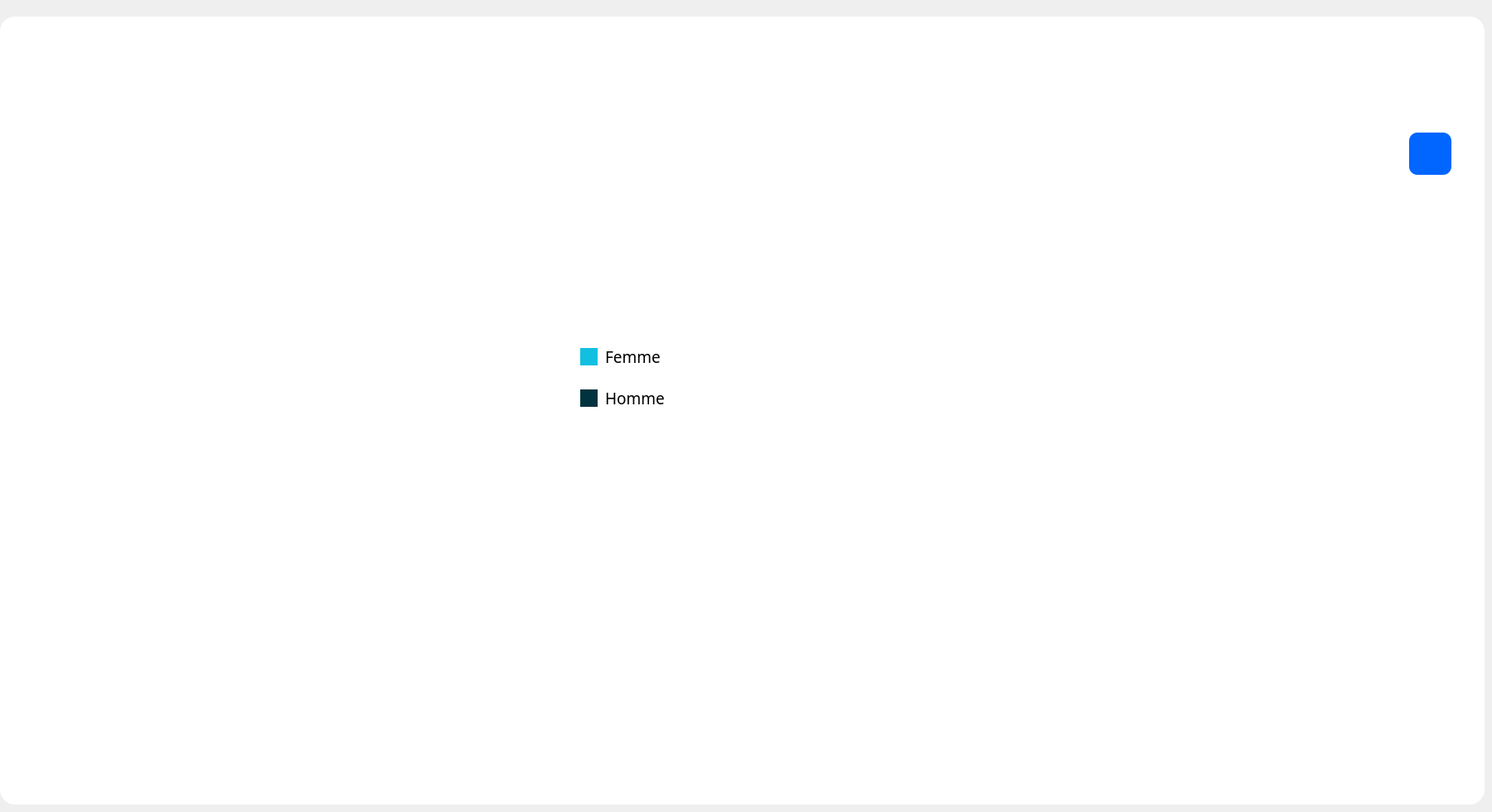
      <widget class="QWidget" name="tab_statistique">
       <attribute name="icon">
        <iconset resource="D:/volve/untitled22/res.qrc">
         <normaloff>:/icon/icons/icons8-chart-50.png</normaloff>:/icon/icons/icons8-chart-50.png</iconset>
       </attribute>
       <attribute name="title">
        <string>Statistiques</string>
       </attribute>
       <widget class="QFrame" name="frame_9">
        <property name="geometry">
         <rect>
          <x>0</x>
          <y>20</y>
          <width>1791</width>
          <height>951</height>
         </rect>
        </property>
        <property name="styleSheet">
         <string notr="true">border-radius:18px;
background:white;
</string>
        </property>
        <property name="frameShape">
         <enum>QFrame::StyledPanel</enum>
        </property>
        <property name="frameShadow">
         <enum>QFrame::Raised</enum>
        </property>
        <widget class="QLabel" name="lab_chart_pie">
         <property name="geometry">
          <rect>
           <x>130</x>
           <y>100</y>
           <width>731</width>
           <height>600</height>
          </rect>
         </property>
         <property name="font">
          <font>
           <family>Yu Gothic UI Semibold</family>
           <pointsize>11</pointsize>
           <weight>75</weight>
           <bold>true</bold>
          </font>
         </property>
         <property name="text">
          <string/>
         </property>
        </widget>
        <widget class="QPushButton" name="pushButton_14">
         <property name="geometry">
          <rect>
           <x>1700</x>
           <y>140</y>
           <width>51</width>
           <height>51</height>
          </rect>
         </property>
         <property name="styleSheet">
          <string notr="true">QPushButton {
background:rgb(0, 102, 255);
color:white;
border-radius: 10px;
}

QPushButton::hover
{
background:rgb(0, 51, 162);
color:white;
border-radius: 10px;

}</string>
         </property>
         <property name="text">
          <string/>
         </property>
         <property name="icon">
          <iconset resource="D:/volve/untitled22/res.qrc">
           <normaloff>:/icon/icons/icons8-refresh-100.png</normaloff>:/icon/icons/icons8-refresh-100.png</iconset>
         </property>
         <property name="iconSize">
          <size>
           <width>30</width>
           <height>30</height>
          </size>
         </property>
        </widget>
        <widget class="QLabel" name="lab_chart_bar">
         <property name="geometry">
          <rect>
           <x>950</x>
           <y>100</y>
           <width>600</width>
           <height>600</height>
          </rect>
         </property>
         <property name="font">
          <font>
           <family>Yu Gothic UI Semibold</family>
           <pointsize>11</pointsize>
           <weight>75</weight>
           <bold>true</bold>
          </font>
         </property>
         <property name="text">
          <string/>
         </property>
        </widget>
        <widget class="QLabel" name="label_9">
         <property name="geometry">
          <rect>
           <x>730</x>
           <y>400</y>
           <width>101</width>
           <height>21</height>
          </rect>
         </property>
         <property name="font">
          <font>
           <family>Yu Gothic UI Semilight</family>
           <pointsize>14</pointsize>
          </font>
         </property>
         <property name="text">
          <string>Femme</string>
         </property>
        </widget>
        <widget class="QLabel" name="label_17">
         <property name="geometry">
          <rect>
           <x>700</x>
           <y>400</y>
           <width>21</width>
           <height>21</height>
          </rect>
         </property>
         <property name="styleSheet">
          <string notr="true">background-color: rgb(17, 191, 225)</string>
         </property>
         <property name="text">
          <string/>
         </property>
        </widget>
        <widget class="QLabel" name="label_25">
         <property name="geometry">
          <rect>
           <x>730</x>
           <y>450</y>
           <width>101</width>
           <height>21</height>
          </rect>
         </property>
         <property name="font">
          <font>
           <family>Yu Gothic UI Semilight</family>
           <pointsize>14</pointsize>
          </font>
         </property>
         <property name="text">
          <string>Homme</string>
         </property>
        </widget>
        <widget class="QLabel" name="label_26">
         <property name="geometry">
          <rect>
           <x>700</x>
           <y>450</y>
           <width>21</width>
           <height>21</height>
          </rect>
         </property>
         <property name="styleSheet">
          <string notr="true">background-color: rgb(0, 51, 61);</string>
         </property>
         <property name="text">
          <string/>
         </property>
        </widget>
        <zorder>lab_chart_pie</zorder>
        <zorder>lab_chart_bar</zorder>
        <zorder>pushButton_14</zorder>
        <zorder>label_9</zorder>
        <zorder>label_17</zorder>
        <zorder>label_25</zorder>
        <zorder>label_26</zorder>
       </widget>
      </widget>
